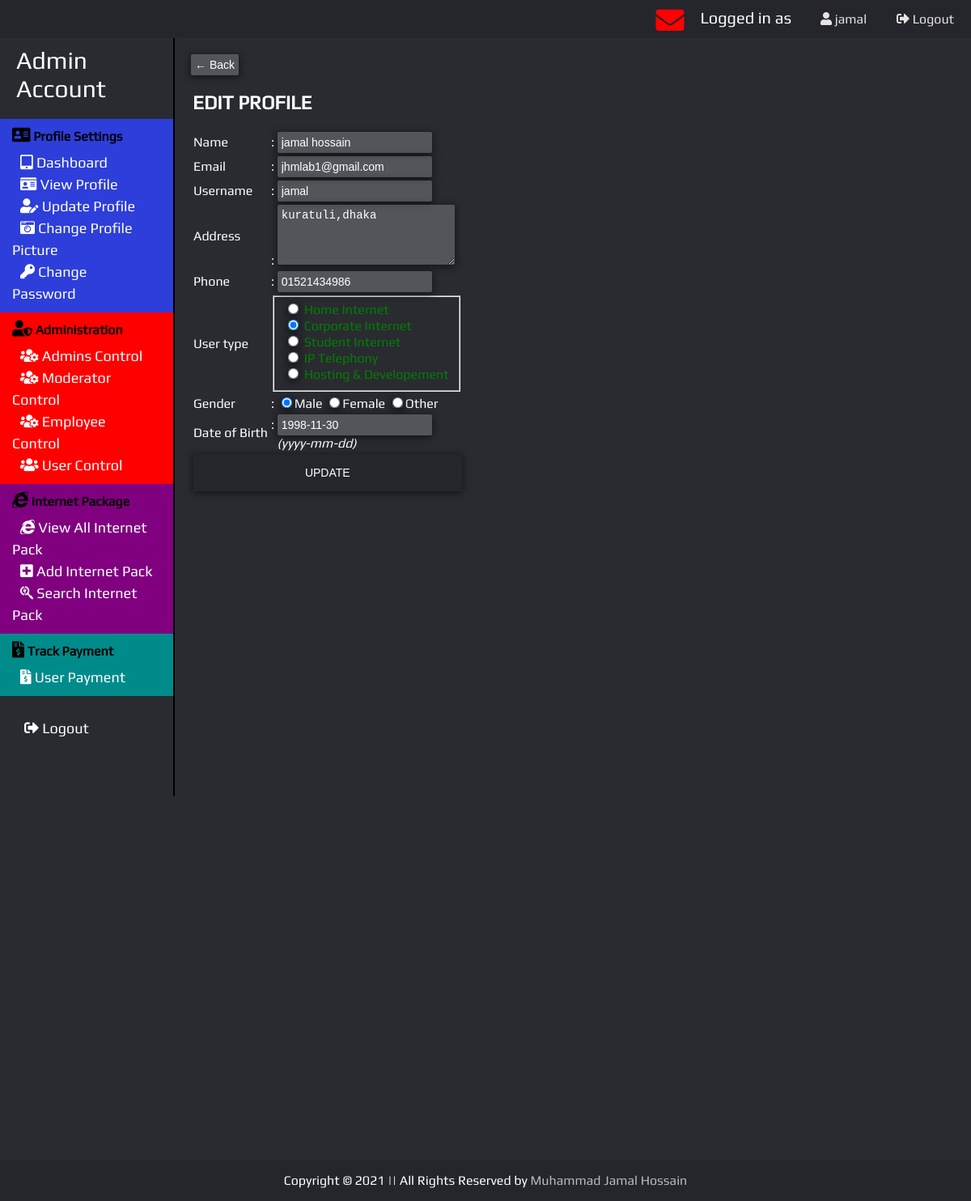
/user_view/update_userProfile.php?user_id=ad9328241fb22018fb3b7a8768ccf15d (signed in), run on the app's committed database.
### tables this page shows
CREATE TABLE `userinfo` (
  `id` int(11) NOT NULL,
  `user_id` varchar(100) NOT NULL,
  `name` varchar(40) NOT NULL,
  `email` varchar(40) NOT NULL,
  `username` varchar(40) NOT NULL,
  `password` varchar(100) NOT NULL,
  `phone` varchar(40) NOT NULL,
  `address` varchar(100) NOT NULL,
  `usertype` varchar(40) NOT NULL,
  `gender` varchar(40) NOT NULL,
  `dob` varchar(40) NOT NULL,
  `image` text DEFAULT NULL
);

### model/user_model.php (called while the page is built, shortened)
<?php
    function showuser($user_id)
    {
        $conn = db_conn();
        $selectQuery = "SELECT * FROM `userinfo` where user_id = ?";
        try {
            $stmt = $conn->prepare($selectQuery);
            $stmt->execute([$user_id]);
        }
        catch (PDOException $e)
        {
            echo $e->getMessage();
        }
        $row = $stmt->fetch(PDO::FETCH_ASSOC);
        return $row;
    }
?>

### user_controller/userinfoCntrl.php (called while the page is built, shortened)
<?php
    require_once ('../model/user_model.php');
    function fetchuser($user_id)
    {
        return showuser($user_id);
    }
?>

### user_view/update_userProfile.php (the view, shortened to what this page needs)
<?php
    include "../controller/session.php" ;
    require_once '../user_controller/userinfoCntrl.php';
    $user = fetchuser($_GET['user_id']);
?>
<!DOCTYPE html>
<html lang="en">
<head>
    <link href="../resources/stylesheet/ife.css?v=<?php echo time(); ?>" rel="stylesheet">
</head>
<body>
    <?php include('../header_footer/header_after_login.php'); ?>
    <div class="main">
        <section>
            <input type="button" onclick="goBack()" class="link-hvr" value="← Back">
            <form method="post" action="">
                <div>
                    <h1><legend>EDIT PROFILE</legend></h1>
                    <table>
                        <tr>
                            <td><label for="name">Name</label></td>
                            <td>: <input type="text" id="name" name="name" value="<?php echo $user['name'] ?>">
                            </td>
                        </tr>
                        <tr>
                            <td><label for="email">Email</label></td>
                            <td>: <input type="email" id="email" name="email" value="<?php echo $user['email'] ?>">
                            </td>
                        </tr>
                        <tr>
                            <td><label for="username">Username</label></td>
                            <td>: <input type="text" id="username" name="username" value="<?php echo $user['username'] ?>">
                            </td>
                        </tr>
                        <tr>
                            <td><label for="address">Address</label></td>
                            <td>: <textarea id="address" name="address" rows="4" cols="23"><?php echo $user['address'] ?></textarea>
                            </td>
                        </tr>
                        <tr>
                            <td><label for="phone">Phone</label></td>
                            <td>: <input type="text" id="phone" name="phone" value="<?php echo $user['phone'] ?>">
                            </td>
                        </tr>
                        <tr>
                            <td><label for="usertype">User type</label></td>
                            <td>
                                <fieldset>
                                    <input type="radio" id="Home" name="usertype" value="Home" <?php if (isset($user['usertype']) && $user['usertype']=="Home") echo "checked";?>><label for="Home" class="green"> Home Internet</label> <br>
                                    <input type="radio" id="Corporate" name="usertype" value="Corporate" <?php if (isset($user['usertype']) && $user['usertype']=="Corporate") echo "checked";?>><label for="Corporate" class="green"> Corporate Internet</label><br>
                                    <input type="radio" id="Student" name="usertype" value="Student" <?php if (isset($user['usertype']) && $user['usertype']=="Student") echo "checked";?>><label for="Student" class="green"> Student Internet</label><br>
                                    <input type="radio" id="IPTelephony" name="usertype" value="IPTelephony" <?php if (isset($user['usertype']) && $user['usertype']=="IPTelephony") echo "checked";?>><label for="IPTelephony" class="green"> IP Telephony</label><br>
                                    <input type="radio" id="Host&Develope" name="usertype" value="Host&Develope" <?php if (isset($user['usertype']) && $user['usertype']=="Host&Develope") echo "checked";?>><label for="Host&Develope" class="green"> Hosting & Developement</label>
                                </fieldset>
                            </td>
                        </tr>
                        <tr>
                            <td><label for="gender">Gender</label></td>
                            <td>:
                            <input type="radio" name="gender" value="Male" <?php if (isset($user['gender']) && $user['gender']=="Male") echo "checked";?>>Male
                            <input type="radio" name="gender" value="Female" <?php if (isset($user['gender']) && $user['gender']=="Female") echo "checked";?>>Female
                            <input type="radio" name="gender" value="Other" <?php if (isset($user['gender']) && $user['gender']=="Other") echo "checked";?>>Other
                            </td>
                        </tr>
                        <tr>
                            <td><label for="dob">Date of Birth</label></td>
                            <td>: <input type="text" id="dob" name="dob" value="<?php echo $user['dob'] ?>">
                            <br><span>&nbsp;&nbsp;<i>(yyyy-mm-dd)</i></span></td>
                        </tr>
                        <tr>
                            <td colspan="2">
                                <input type="submit" name="update" value="Update" class="btn">
                            </td>
                        </tr>
                    </table>
                </div>
            </form>
        </section>
    </div>
    <?php include('../header_footer/copyright.php'); ?>
</body>
</html>

### resources/stylesheet/ife.css (style rules this page uses)
* { box-sizing: border-box; }
body { margin: 0; padding:0; background-color: #292b31; font-family: Play; color: white; }
section { width: 82%; float: right; height: 500px; padding: 20px; }
.green { color: green; }
.btn { text-transform: uppercase; outline: 0; background: #24262B; width: 100%; border: 0; padding: 15px; color: #FFFFFF; font-size: 14px; -webkit-transition: all 0.5 ease; transition: all 0.5 ease; cursor: pointer; }
textarea { background: rgba(255,255,255,0.2); color: white; border: none; position: relative; outline: none; padding: 5px; font-size: 14px; border-radius: 2px; box-shadow: 0 2px 10px 1px rgba(0,0,0,0.5); }
input { background: rgba(255,255,255,0.2); color: white; border: none; position: relative; outline: none; padding: 5px; font-size: 14px; border-radius: 2px; box-shadow: 0 2px 10px 1px rgba(0,0,0,0.5); }

### data on the page
userinfo: name "jamal hossain", email "jhmlab1@gmail.com", username "jamal", address "kuratuli,dhaka", phone "01521434986", usertype "☐ Home Internet", usertype "☑ Corporate Internet", usertype "☐ Student Internet", usertype "☐ IP Telephony", usertype "☐ Hosting & Developement", gender "☑", dob "1998-11-30"

### other printed values
$User "jamal"
